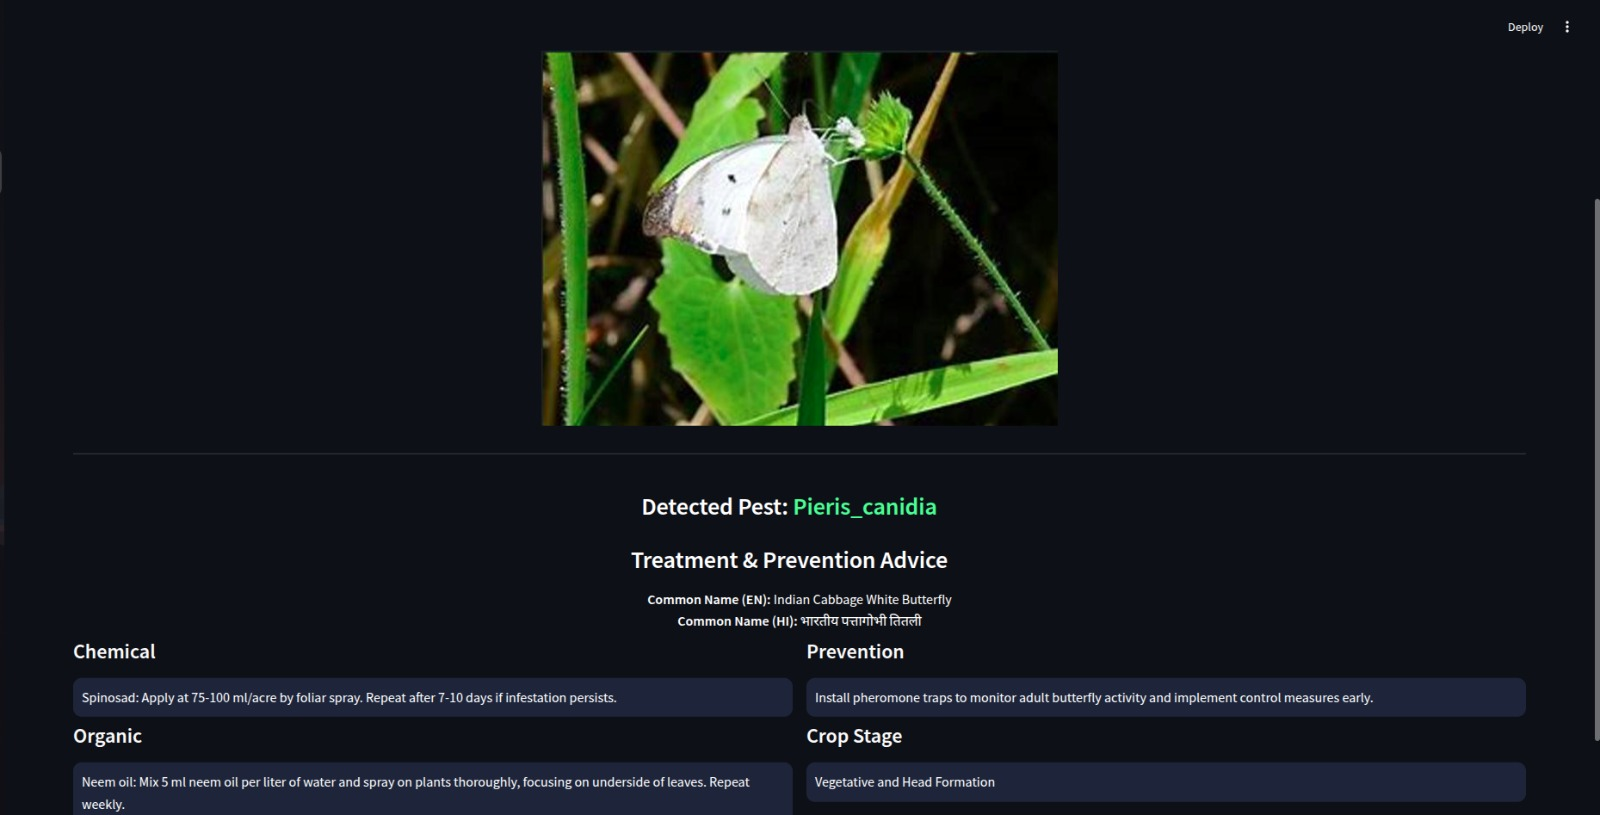

Recreate this plot in Python.
# frontend.py
import streamlit as st
from PIL import Image
import sys
import types
import os
import base64
from io import BytesIO

def image_to_base64(img):
    buf = BytesIO()
    img.save(buf, format="JPEG")
    byte_im = buf.getvalue()
    return base64.b64encode(byte_im).decode("utf-8")

# Patch Streamlit watcher issue with torch.classes
sys.modules["torch.classes"] = types.ModuleType("torch.classes")
os.environ["STREAMLIT_WATCHER_TYPE"] = "none"

from backend import detect_pest, get_advice

# UI Setup
st.set_page_config(page_title="Pest Detector & Advisor", layout="wide")
st.title(" Pest Detection & Advisory System")

# Image uploader
uploaded = st.file_uploader("Upload an image", type=["jpg", "jpeg", "png"])  

if uploaded:
    image = Image.open(uploaded).convert('RGB')
    st.subheader("Original Image")
    st.markdown(
        f"""
        <div style="text-align: center;">
            <img src="data:image/jpeg;base64,{image_to_base64(image.resize((600, int(image.height * 600 / image.width))))}" alt="Uploaded Image"/>
        </div>
        """,
        unsafe_allow_html=True
    )
    

    # Detection
    with st.spinner('Running pest detection...'):
        annotated, pest = detect_pest(image)
        
    

    if pest:
            # Fetch treatment advice silently
            advice = get_advice(pest)

            # Display nicely organized results
            st.markdown("---")
            st.markdown(f"<h3 style='text-align: center; color: white;'> Detected Pest: <span style='color: lightgreen'>{pest}</span></h3>", unsafe_allow_html=True)

            # Centered section heading
            st.markdown("<h3 style='text-align: center; color: white;'> Treatment & Prevention Advice</h3>", unsafe_allow_html=True)

            # Display common names
            st.markdown("<div style='text-align: center; color: white; font-size:16px;'>"
                        f"<strong>Common Name (EN):</strong> {advice.get('common_name_en', 'N/A')}<br>"
                        f"<strong>Common Name (HI):</strong> {advice.get('common_name_hi', 'N/A')}"
                        "</div>", unsafe_allow_html=True)

            col1, col2 = st.columns(2)

            with col1:
                st.markdown("#### Chemical Solutions")
                st.markdown(f"<div style='background-color:#1e293b; color: white; padding:10px; border-radius:10px'>{advice.get('chemical', 'N/A')}</div>", unsafe_allow_html=True)

                st.markdown("#### Organic Solutions")
                st.markdown(f"<div style='background-color:#1e293b; color: white; padding:10px; border-radius:10px'>{advice.get('organic', 'N/A')}</div>", unsafe_allow_html=True)

            with col2:
                st.markdown("#### Prevention Strategies")
                st.markdown(f"<div style='background-color:#1e293b; color: white; padding:10px; border-radius:10px'>{advice.get('prevention', 'N/A')}</div>", unsafe_allow_html=True)

                st.markdown("#### Crop Stage Vulnerability")
                st.markdown(f"<div style='background-color:#1e293b; color: white; padding:10px; border-radius:10px'>{advice.get('crop_stage', 'N/A')}</div>", unsafe_allow_html=True)
    else:
        st.warning("No pests detected in the image.")
else:
    st.info("Please upload an image to begin detection.")
